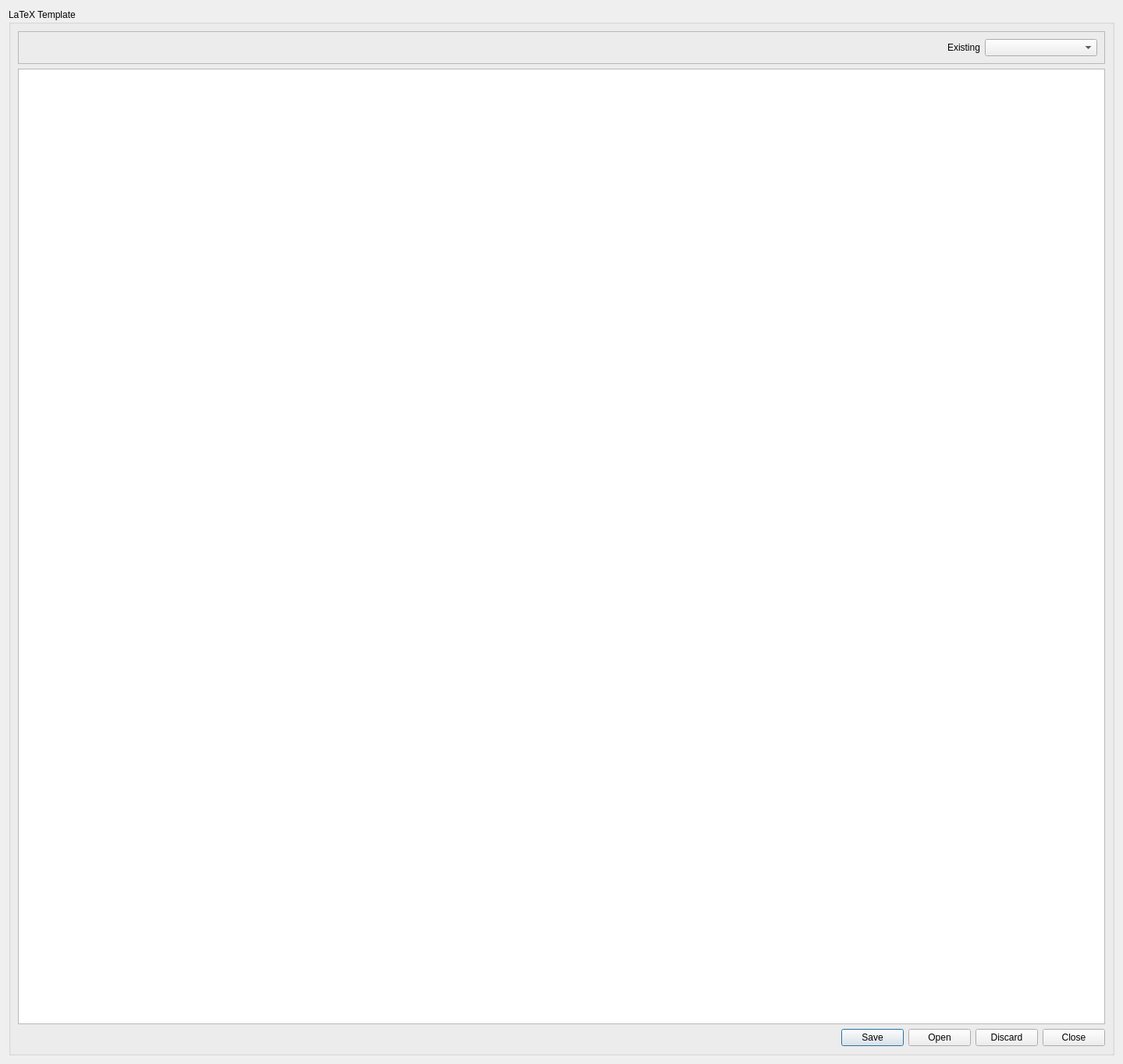
<?xml version="1.0" encoding="UTF-8"?>
<ui version="4.0">
 <class>Form</class>
 <widget class="QWidget" name="Form">
  <property name="geometry">
   <rect>
    <x>0</x>
    <y>0</y>
    <width>1439</width>
    <height>1364</height>
   </rect>
  </property>
  <property name="windowTitle">
   <string>Form</string>
  </property>
  <layout class="QVBoxLayout" name="verticalLayout_2">
   <item>
    <widget class="QGroupBox" name="groupBox">
     <property name="title">
      <string>LaTeX Template</string>
     </property>
     <layout class="QVBoxLayout" name="verticalLayout">
      <item>
       <widget class="QFrame" name="frame">
        <property name="frameShape">
         <enum>QFrame::StyledPanel</enum>
        </property>
        <property name="frameShadow">
         <enum>QFrame::Raised</enum>
        </property>
        <layout class="QHBoxLayout" name="horizontalLayout">
         <item>
          <spacer name="horizontalSpacer">
           <property name="orientation">
            <enum>Qt::Horizontal</enum>
           </property>
           <property name="sizeHint" stdset="0">
            <size>
             <width>40</width>
             <height>20</height>
            </size>
           </property>
          </spacer>
         </item>
         <item alignment="Qt::AlignRight">
          <widget class="QLabel" name="label">
           <property name="text">
            <string>Existing</string>
           </property>
          </widget>
         </item>
         <item>
          <widget class="QComboBox" name="available_cb">
           <property name="minimumSize">
            <size>
             <width>144</width>
             <height>0</height>
            </size>
           </property>
          </widget>
         </item>
        </layout>
       </widget>
      </item>
      <item>
       <widget class="QTextEdit" name="text_edit">
        <property name="minimumSize">
         <size>
          <width>1349</width>
          <height>985</height>
         </size>
        </property>
       </widget>
      </item>
      <item>
       <widget class="QDialogButtonBox" name="button_box">
        <property name="standardButtons">
         <set>QDialogButtonBox::Close|QDialogButtonBox::Discard|QDialogButtonBox::Open|QDialogButtonBox::Save</set>
        </property>
       </widget>
      </item>
     </layout>
    </widget>
   </item>
  </layout>
 </widget>
 <resources/>
 <connections/>
</ui>
